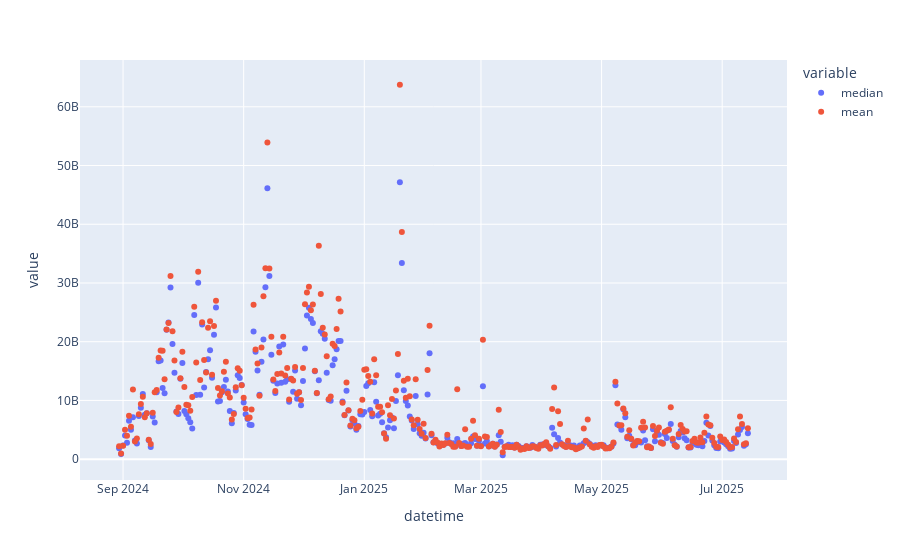

Write notebook code for a chart like this one.
### Code cell
px.scatter(full_tx_df.set_index("datetime").resample("1d")["effective_gas_price"].agg(["median", "mean"]))

### Figure 1 — Plotly figure (JSON) as saved in the notebook; plotly's stock layout.template omitted (floating-point values rounded to 4 significant figures; data arrays with more than 128 entries replaced by an {"elided": "..."} marker saying what was removed)
{"data": [{"hovertemplate": "variable=median<br>datetime=%{x}<br>value=%{y}<extra></extra>", "legendgroup": "median", "marker": {"color": "#636efa", "symbol": "circle"}, "mode": "markers", "name": "median", "orientation": "v", "showlegend": true, "type": "scatter", "x": {"elided": "319 str values"}, "xaxis": "x", "y": {"elided": "319 float values"}, "yaxis": "y"}, {"hovertemplate": "variable=mean<br>datetime=%{x}<br>value=%{y}<extra></extra>", "legendgroup": "mean", "marker": {"color": "#EF553B", "symbol": "circle"}, "mode": "markers", "name": "mean", "orientation": "v", "showlegend": true, "type": "scatter", "x": {"elided": "319 str values"}, "xaxis": "x", "y": {"elided": "319 float values"}, "yaxis": "y"}], "layout": {"legend": {"title": {"text": "variable"}, "tracegroupgap": 0}, "margin": {"t": 60}, "xaxis": {"anchor": "y", "domain": [0, 1], "title": {"text": "datetime"}}, "yaxis": {"anchor": "x", "domain": [0, 1], "title": {"text": "value"}}}}
